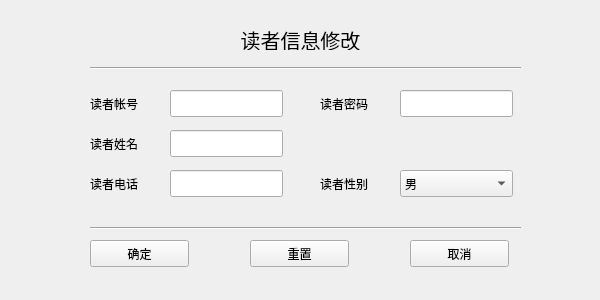
<?xml version="1.0" encoding="UTF-8"?>
<ui version="4.0">
 <class>AlterReaderForm</class>
 <widget class="QWidget" name="AlterReaderForm">
  <property name="geometry">
   <rect>
    <x>0</x>
    <y>0</y>
    <width>600</width>
    <height>300</height>
   </rect>
  </property>
  <property name="windowTitle">
   <string>Form</string>
  </property>
  <widget class="QLabel" name="rkey_lab">
   <property name="geometry">
    <rect>
     <x>320</x>
     <y>95</y>
     <width>81</width>
     <height>17</height>
    </rect>
   </property>
   <property name="text">
    <string>读者密码</string>
   </property>
  </widget>
  <widget class="QPushButton" name="cancel_btn">
   <property name="geometry">
    <rect>
     <x>410</x>
     <y>240</y>
     <width>99</width>
     <height>27</height>
    </rect>
   </property>
   <property name="text">
    <string>取消</string>
   </property>
  </widget>
  <widget class="QLabel" name="rno_lab">
   <property name="geometry">
    <rect>
     <x>90</x>
     <y>95</y>
     <width>67</width>
     <height>17</height>
    </rect>
   </property>
   <property name="text">
    <string>读者帐号</string>
   </property>
  </widget>
  <widget class="QPushButton" name="ensure_btn">
   <property name="geometry">
    <rect>
     <x>90</x>
     <y>240</y>
     <width>99</width>
     <height>27</height>
    </rect>
   </property>
   <property name="text">
    <string>确定</string>
   </property>
  </widget>
  <widget class="Line" name="line_1">
   <property name="geometry">
    <rect>
     <x>90</x>
     <y>60</y>
     <width>431</width>
     <height>16</height>
    </rect>
   </property>
   <property name="orientation">
    <enum>Qt::Horizontal</enum>
   </property>
  </widget>
  <widget class="QLineEdit" name="rno_le">
   <property name="geometry">
    <rect>
     <x>170</x>
     <y>90</y>
     <width>113</width>
     <height>27</height>
    </rect>
   </property>
  </widget>
  <widget class="QLabel" name="rtel_lab">
   <property name="geometry">
    <rect>
     <x>90</x>
     <y>175</y>
     <width>71</width>
     <height>17</height>
    </rect>
   </property>
   <property name="text">
    <string>读者电话</string>
   </property>
  </widget>
  <widget class="QLabel" name="rsex_lab">
   <property name="geometry">
    <rect>
     <x>320</x>
     <y>175</y>
     <width>71</width>
     <height>17</height>
    </rect>
   </property>
   <property name="text">
    <string>读者性别</string>
   </property>
  </widget>
  <widget class="QLineEdit" name="rname_le">
   <property name="geometry">
    <rect>
     <x>170</x>
     <y>130</y>
     <width>113</width>
     <height>27</height>
    </rect>
   </property>
  </widget>
  <widget class="QLineEdit" name="rkey_le">
   <property name="geometry">
    <rect>
     <x>400</x>
     <y>90</y>
     <width>113</width>
     <height>27</height>
    </rect>
   </property>
  </widget>
  <widget class="QLabel" name="rname_lab">
   <property name="geometry">
    <rect>
     <x>90</x>
     <y>135</y>
     <width>67</width>
     <height>17</height>
    </rect>
   </property>
   <property name="text">
    <string>读者姓名</string>
   </property>
  </widget>
  <widget class="Line" name="line_2">
   <property name="geometry">
    <rect>
     <x>90</x>
     <y>220</y>
     <width>431</width>
     <height>16</height>
    </rect>
   </property>
   <property name="orientation">
    <enum>Qt::Horizontal</enum>
   </property>
  </widget>
  <widget class="QPushButton" name="reset_btn">
   <property name="geometry">
    <rect>
     <x>250</x>
     <y>240</y>
     <width>99</width>
     <height>27</height>
    </rect>
   </property>
   <property name="text">
    <string>重置</string>
   </property>
  </widget>
  <widget class="QLineEdit" name="rtel_le">
   <property name="geometry">
    <rect>
     <x>170</x>
     <y>170</y>
     <width>113</width>
     <height>27</height>
    </rect>
   </property>
  </widget>
  <widget class="QLabel" name="r_alter_lab">
   <property name="geometry">
    <rect>
     <x>200</x>
     <y>30</y>
     <width>201</width>
     <height>20</height>
    </rect>
   </property>
   <property name="font">
    <font>
     <pointsize>15</pointsize>
    </font>
   </property>
   <property name="text">
    <string>读者信息修改</string>
   </property>
   <property name="alignment">
    <set>Qt::AlignCenter</set>
   </property>
  </widget>
  <widget class="QComboBox" name="rsex_cbx">
   <property name="geometry">
    <rect>
     <x>400</x>
     <y>170</y>
     <width>113</width>
     <height>27</height>
    </rect>
   </property>
   <item>
    <property name="text">
     <string>男</string>
    </property>
   </item>
   <item>
    <property name="text">
     <string>女</string>
    </property>
   </item>
  </widget>
 </widget>
 <resources/>
 <connections/>
</ui>
